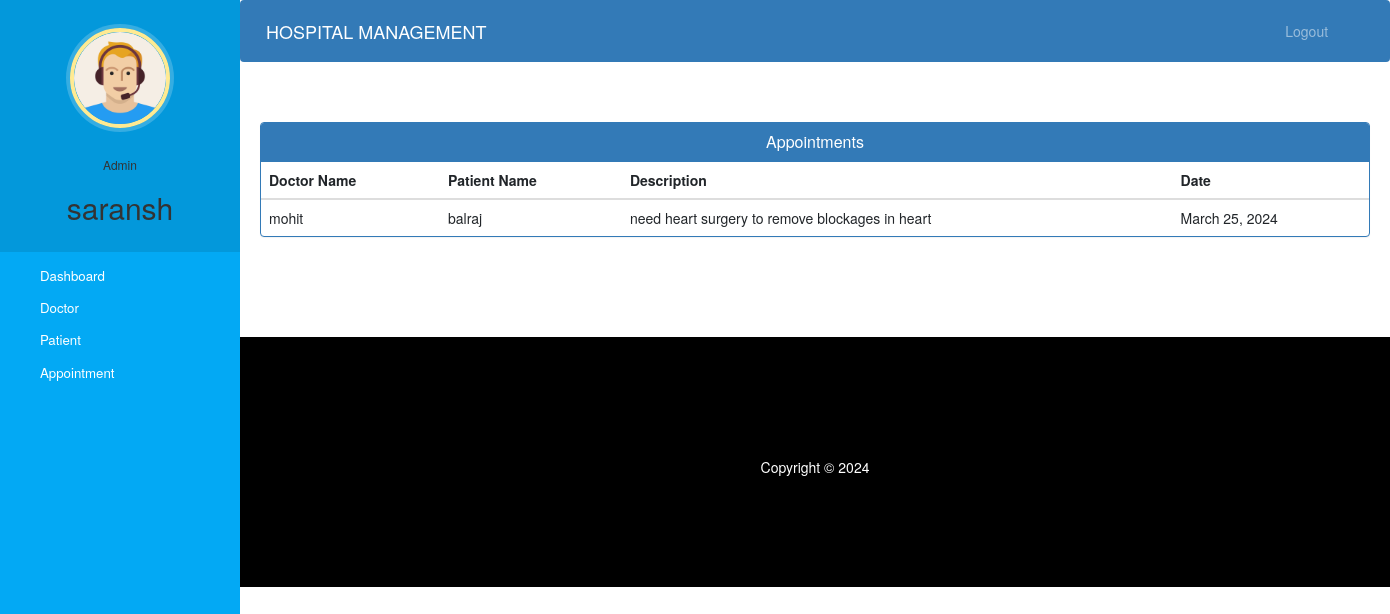
The page /admin-view-appointment (signed in) on the database its author committed.
### hospital/models.py (models this page shows)
class Appointment(models.Model):
    patientId=models.PositiveIntegerField(null=True)
    doctorId=models.PositiveIntegerField(null=True)
    patientName=models.CharField(max_length=40,null=True)
    doctorName=models.CharField(max_length=40,null=True)
    appointmentDate=models.DateField(auto_now=True)
    description=models.TextField(max_length=500)
    status=models.BooleanField(default=False)

### hospital/views.py (the view)
# urls.py: path('admin-view-appointment', views.admin_view_appointment_view,name='admin-view-appointment'),
@login_required(login_url='adminlogin')
@user_passes_test(is_admin)
def admin_view_appointment_view(request):
    appointments=models.Appointment.objects.all().filter(status=True)
    return render(request,'hospital/admin_view_appointment.html',{'appointments':appointments})

### hospital/views.py (called while the page is built)
def is_admin(user):
    return user.groups.filter(name='ADMIN').exists()

### templates/hospital/admin_view_appointment.html (shortened to what this page needs)
{% extends 'hospital/admin_base.html' %}
{% block content %}
<head>
  <link href="//netdna.bootstrapcdn.com/bootstrap/3.0.0/css/bootstrap.min.css" rel="stylesheet" id="bootstrap-css">
</head>
<div class="container">
  <div class="panel panel-primary">
    <div class="panel-heading">
      <h6 class="panel-title">Appointments</h6>
    </div>
    <table class="table table-hover" id="dev-table">
      <thead>
        <tr>
          <th>Doctor Name</th>
          <th>Patient Name</th>
          <th>Description</th>
          <th>Date</th>
        </tr>
      </thead>
      {% for a in appointments %}
      <tr>
        <td> {{a.doctorName}}</td>
        <td>{{a.patientName}}</td>
        <td>{{a.description}}</td>
        <td>{{a.appointmentDate}}</td>
      </tr>
      {% endfor %}
    </table>
  </div>
</div>
{% endblock content %}

### templates/hospital/admin_base.html (shortened to what this page needs)
<!DOCTYPE html>
{% load static %}
<html lang="en">
<head>
  <link rel="stylesheet" href="https://stackpath.bootstrapcdn.com/bootstrap/4.3.1/css/bootstrap.min.css">
  <link rel="stylesheet" href="https://maxcdn.bootstrapcdn.com/font-awesome/4.7.0/css/font-awesome.min.css">
  <link rel="stylesheet" href="{% static '/style.css' %}">
</head>
<body>
  <nav class="menu" tabindex="0">
    <header class="avatar">
      <img src="{% static "images/adminpropic.png" %}" />
      <br><br>
      <h6>Admin</h6>
      <h2>{{request.user.first_name}}</h2>
    </header>
    <ul>
      <li tabindex="0" class="icon-dashboard"> <a style="color:white; text-decoration:none;" href="/admin-dashboard"><span>Dashboard</span></a> </li>
      <li tabindex="0" class="icon-customers"> <a style="color:white; text-decoration:none;" href="/admin-doctor"><span>Doctor</span></a></li>
      <li tabindex="0" class="icon-users"> <a style="color:white; text-decoration:none;" href="/admin-patient"><span>Patient</span></a></li>
      <li tabindex="0" class="icon-calendar"> <a style="color:white; text-decoration:none;" href="/admin-appointment"><span>Appointment</span></a></li>
    </ul>
  </nav>
  <main>
    <div class="bs-example">
      <nav class="navbar navbar-expand-md  navbar-dark fixed-top" style="background:#337AB7;">
        <a href="/admin-dashboard" class="navbar-brand">HOSPITAL MANAGEMENT</a>
        <div class="collapse navbar-collapse justify-content-between" id="navbarCollapse">
          <div class="navbar-nav" style=" margin-left: 90%;">
            <a href="/logout" class="nav-item nav-link">Logout</a>
          </div>
        </div>
      </nav>
    </div>
    <br><br>
    {% block content %}
    {% endblock content %}
    <br><br><br><br>
    <footer>
      <br>
      <div class="container">
        <div class="row">
          <div class="col-md-12 col-sm-12">
            <div style="color:#ffffff;" class="wow fadeInUp footer-copyright">
              <p>
                Copyright &copy; 2024 </p>
            </div>
          </div>
        </div>
      </div>
    </footer>
  </main>
</body>
</html>

### static/style.css (style rules this page uses)
body { padding-left: 240px; }
main { position: relative; height: 100vh; }
.menu { background: #5bc995; height: 100vh; width: 240px; position: fixed; top: 0px; left: 0; z-index: 5; outline: none; }
.menu .avatar { background: rgba(0, 0, 0, 0.1); padding: 2em 0.5em; text-align: center; }
.menu .avatar img { width: 100px; border-radius: 50%; overflow: hidden; border: 4px solid #ffea92; box-shadow: 0 0 0 4px rgba(255, 255, 255, 0.2); }
.menu .avatar h2 { font-weight: normal; margin-bottom: 0; }
.menu ul { list-style: none; padding: 0.5em 0; margin: 0; }
.menu ul li { padding: 0.5em 1em 0.5em 3em; font-size: 0.95em; font-weight: regular; background-repeat: no-repeat; background-position: left 15px center; background-size: auto 20px; transition: all 0.15s linear; cursor: pointer; }
.menu ul li.icon-dashboard { background-image: url("http://www.entypo.com/images//gauge.svg"); }
.menu ul li.icon-customers { background-image: url("http://www.entypo.com/images//briefcase.svg"); }
.menu ul li.icon-users { background-image: url("http://www.entypo.com/images//users.svg"); }
.menu ul li.icon-calendar { background-image: url("http://www.entypo.com/images//calendar.svg"); }

### templates/hospital/admin_base.html (style rules this page uses)
a:link { text-decoration: none; }
a { color: white; }
footer { padding: 0px 0px 0px 0px; background-color: black; margin: 0px; }
p { text-align: center; }
body { padding-left: 240px; }
main { position: relative; height: 100vh; }
.menu { background: #03a9f4; height: 100vh; width: 240px; position: fixed; top: 0px; left: 0; z-index: 5; outline: none; }
.menu .avatar { background: rgba(0, 0, 0, 0.1); padding: 2em 0.5em; text-align: center; }
.menu .avatar img { width: 100px; border-radius: 50%; overflow: hidden; border: 4px solid #ffea92; box-shadow: 0 0 0 4px rgba(255, 255, 255, 0.2); }
.menu .avatar h2 { font-weight: normal; margin-bottom: 0; }
.menu ul { list-style: none; padding: 0.5em 0; margin: 0; }
.menu ul li { padding: 0.5em 1em 0.5em 3em; font-size: 0.95em; font-weight: regular; background-repeat: no-repeat; background-position: left 15px center; background-size: auto 20px; transition: all 0.15s linear; cursor: pointer; }
.menu ul li.icon-dashboard { background-image: url("http://www.entypo.com/images//gauge.svg"); }
.menu ul li.icon-customers { background-image: url("http://www.entypo.com/images//briefcase.svg"); }
.menu ul li.icon-users { background-image: url("http://www.entypo.com/images//users.svg"); }
.menu ul li.icon-calendar { background-image: url("http://www.entypo.com/images//calendar.svg"); }

### templates/hospital/admin_view_appointment.html (style rules this page uses)
a:link { text-decoration: none; }
h6 { text-align: center; }
.row { margin: 100px; }

### rows shown on the page
Appointment: doctorName "mohit", patientName "balraj", description "need heart surgery to remove blockages in heart", appointmentDate "March 25, 2024"

### other values the page prints
{{ request.user.first_name }} "saransh"
